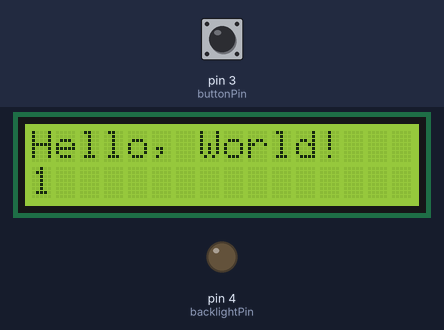
This sketch was run on a simulated Arduino Uno, built with avr-gcc and run on an emulated ATmega328P. On the bench: 16×2 character LCD, output pins drawn as LEDs (lit = HIGH). The inputs (shaded band) are chosen by the test bench; at power-on: pin 3 (buttonPin) LOW.

Above: at 1.6 s.
1.7 s: pin 3 (buttonPin) pulled HIGH for 0.15 s
At 2.5 s:
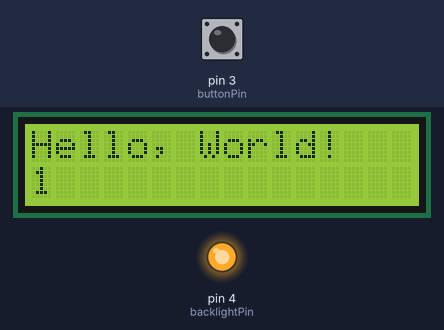
4.8 s: pin 3 (buttonPin) pulled HIGH for 1 s
At 5.6 s:
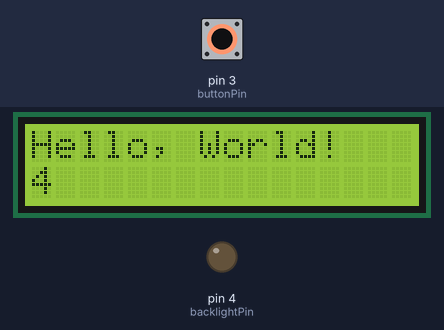
Timing chart, 0 to 7.8 s (numbered marks = the images above; inputs shaded):
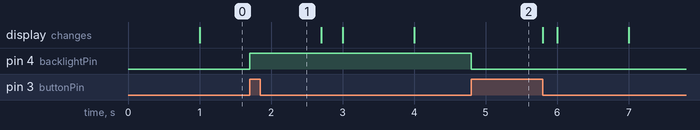

The sketch:

Arduino_LCD_Backlight.ino
```cpp
// **Disclaimer:** This electronic tutorial is provided for informational purposes only. The author disclaims all liability for any damage or loss resulting from its use.


/*

Script developed by Quentin Poret & Christophe
using Tinkercad software.

The purpose of this script is to turn off the backlight of a 16x2 LCD display using a button.

-----------------------------
Source :

//www.elegoo.com
//2016.12.9
------------------
LCD TEXT FROM: http://www.arduino.cc/en/Tutorial/LiquidCrystal

  LiquidCrystal Library - Hello World

 Demonstrates the use of a 16x2 LCD display. The LiquidCrystal
 library is compatible with all LCD displays that use the
 Hitachi HD44780 driver, identifiable by their 16-pin interface.

 This sketch prints "Hello World!" to the LCD
 and displays the time.

 Library originally added on 18 Apr 2008
 by David A. Mellis
 Library modified on 5 Jul 2009
 by Limor Fried (http://www.ladyada.net)
 Example added on 9 Jul 2009
 by Tom Igoe
 Modified on 22 Nov 2010
 by Tom Igoe

 */


// include the library code:
#include <LiquidCrystal.h>

// initialize the library with the numbers of the interface pins
LiquidCrystal lcd(7, 8, 9, 10, 11, 12);
// LiquidCrystal lcd(12, 11, 5, 4, 3, 2);

const int buttonPin = 3;  // Turns on the display
const int backlightPin = 4;  // Drives the backlight transistor
bool backlightOn = false;

int buttonState = 0;
int previousButtonState = 0;


void setup() {
  // set up the LCD's number of columns and rows:
  lcd.begin(16, 2);
 // lcd.nobacklight();
  // Print a message to the LCD.
  lcd.print("Hello, World!");
  pinMode(buttonPin, INPUT);
  pinMode(backlightPin, OUTPUT);
}


void loop() {


 // LCD TEXT CODE //


  // set the cursor to column 0, line 1
  // (note: line 1 is the second row, since counting begins with 0):
  lcd.setCursor(0, 1);
  // print the number of seconds since reset:
  lcd.print(millis() / 1000);


  // Display backlight code //


 buttonState = digitalRead(buttonPin);
if ((buttonState == HIGH) && (previousButtonState == LOW)) {
  // Toggle the backlight
  if (backlightOn) {
    // If the backlight is currently on, turn it off
    digitalWrite(backlightPin, LOW);
    backlightOn = false; // Update the flag to indicate that the backlight is off
  } else {
    // If the backlight is currently off, turn it on
    digitalWrite(backlightPin, HIGH);
    backlightOn = true; // Update the flag to indicate that the backlight is on
  }
  delay(1000); // Delay to debounce the button press
}


}
```

Measured:
- after the input at 1.7 s, pin 4 (backlightPin): LOW → HIGH at once
- after the input at 4.8 s, pin 4 (backlightPin): HIGH → LOW at once
